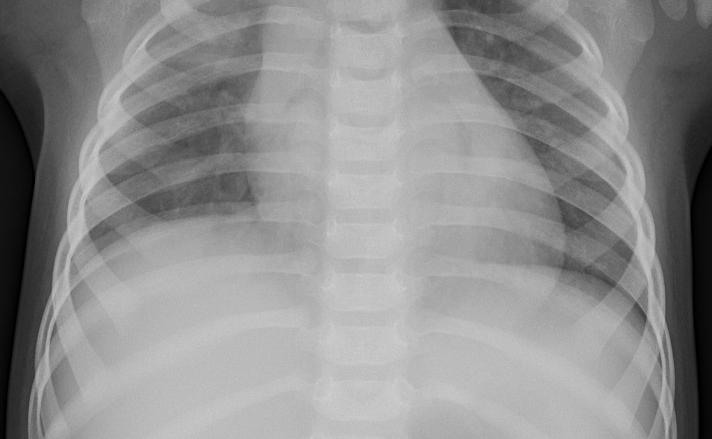
#> input picture imagenes/bacteria.jpeg, 712 x 439 px
$ python -i utils.py   (imports and definitions only)
#> lines starting #> are read from the running program, lines starting #| are printed output that depends on the picture
import numpy as np
import cv2

def pad_image(frame, goal):
  # Pad horizontal
  if frame.shape[1] < goal:
    pad = goal - frame.shape[1]
    pad1 = int(pad/2)
    pad2 = int(pad/2) + int(pad%2)
    frame =np.pad(frame, [[0,0],[pad1,pad2]], "constant", constant_values=[[0],[0]])
  # Pad vertical
  if frame.shape[0] < goal:
    pad = goal - frame.shape[0]
    pad1 = int(pad/2)
    pad2 = int(pad/2) + int(pad%2)
    frame =np.pad(frame, [[pad1,pad2],[0,0]], "constant", constant_values=[[0],[0]])
  return frame

def equalize(frame):
  clahe = cv2.createCLAHE(clipLimit=2, tileGridSize=(8,8))
  equalized = clahe.apply(frame)
  return equalized

def normalize(frame):
  frame = frame.astype(np.float32)/255
  return frame

def preprocess_image(frame):
    frame = equalize(frame)
    max_shape = max(frame.shape)
    frame = pad_image(frame, max_shape)
    frame = pad_image(frame, 1024)
    frame = normalize(frame)
    frame = cv2.resize(frame, (1024,1024))

    return frame

>>> import cv2
>>> picture = cv2.imread('../imagenes/bacteria.jpeg', cv2.IMREAD_GRAYSCALE)
#> picture is the input picture: shape (439, 712); min 0, max 206, mean 142.4
>>> result = preprocess_image(picture)
#> in equalize, `equalized = clahe.apply(frame)`:
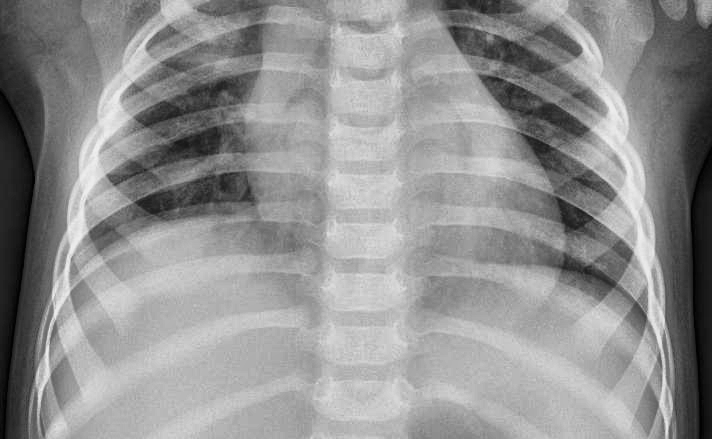
#> equalized: shape (439, 712); min 1, max 240, mean 144.5
#> in pad_image, `frame =np.pad(frame, [[pad1,pad2],[0,0]], "constant", constant_values=..`:
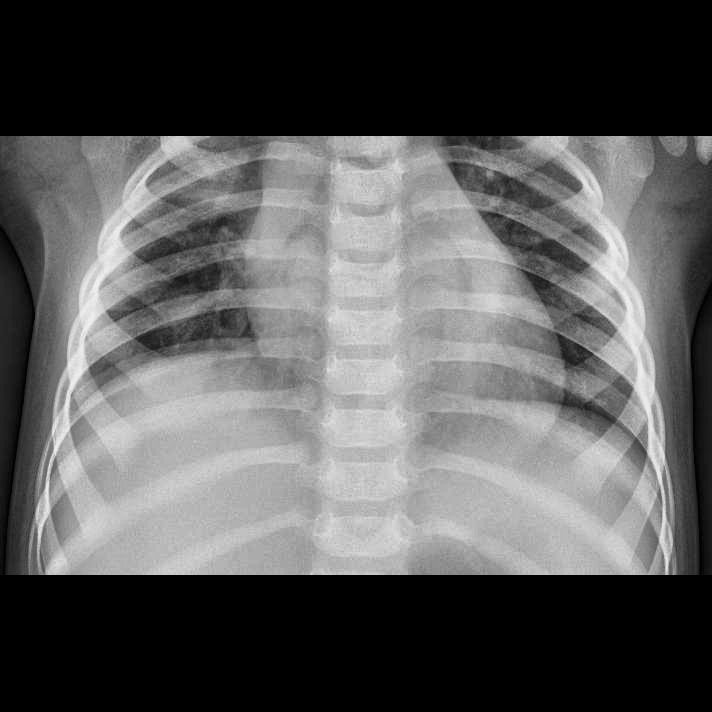
#> frame: shape (712, 712); min 0, max 240, mean 89.1
#> call 2 of pad_image, with goal = 1024
#> in pad_image (call 2), `frame =np.pad(frame, [[0,0],[pad1,pad2]], "constant", constant_values=..`:
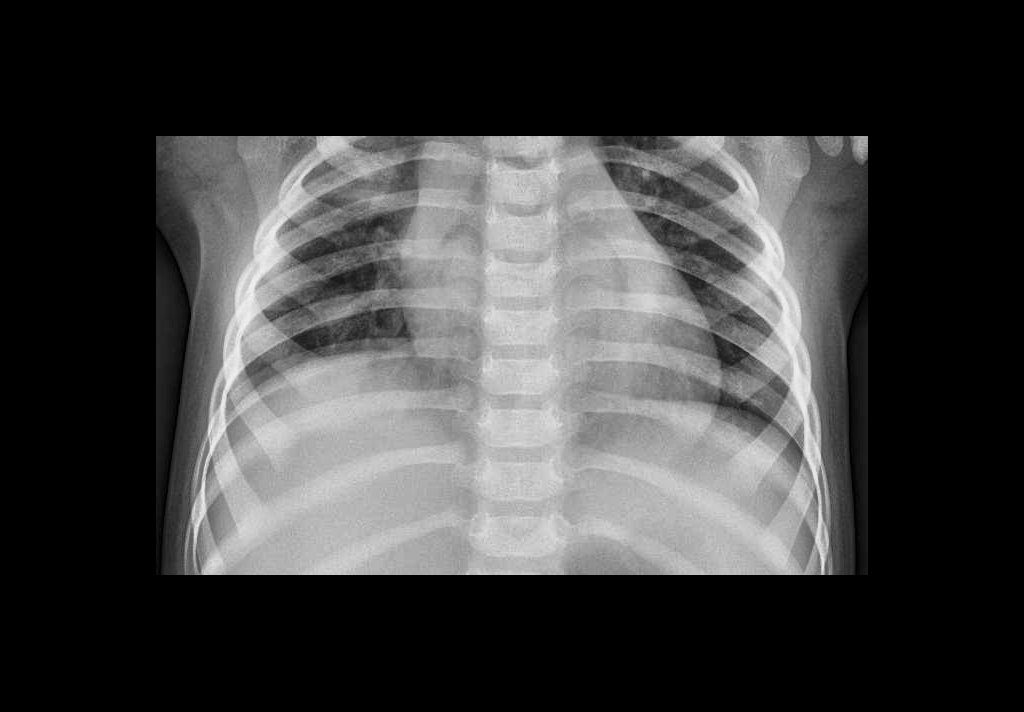
#> frame: shape (712, 1024); min 0, max 240, mean 62
#> in pad_image (call 2), `frame =np.pad(frame, [[pad1,pad2],[0,0]], "constant", constant_values=..`:
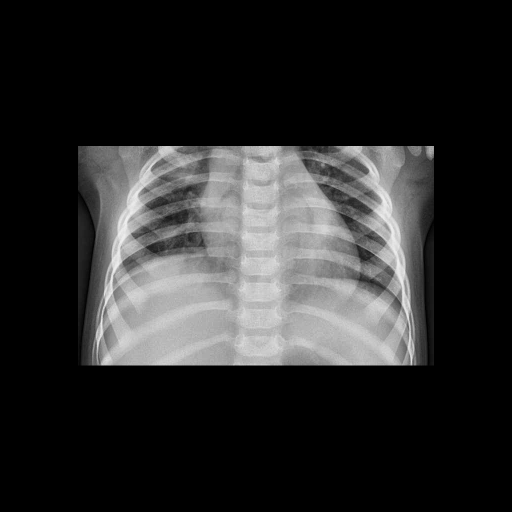
#> frame: shape (1024, 1024) (shown at 1/2 size); min 0, max 240, mean 43.1

$ run again, on imagenes/normal.jpeg
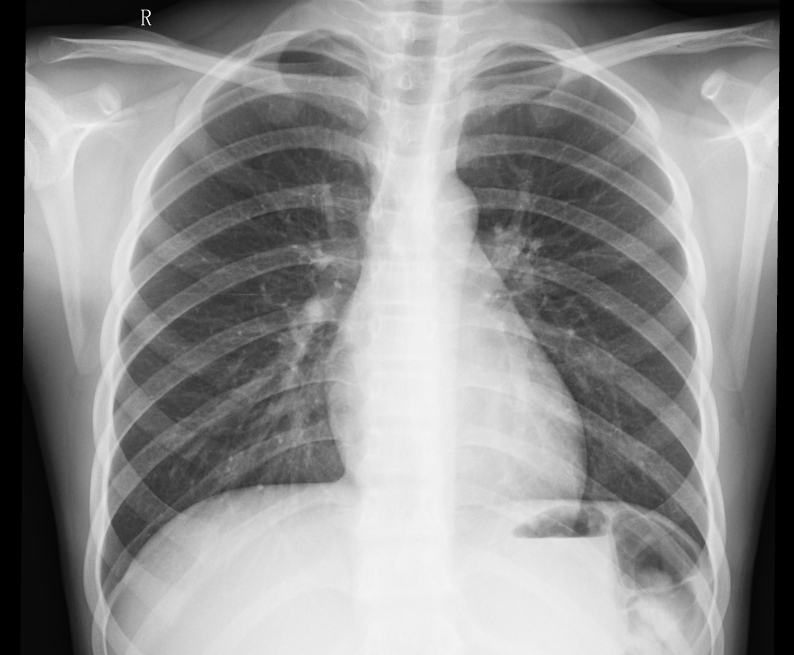
#> input picture imagenes/normal.jpeg, 2381 x 1965 px (shown at 1/3 size)
#> picture is the input picture: shape (1965, 2381); min 0, max 255, mean 143.4
#> in equalize, `equalized = clahe.apply(frame)`:
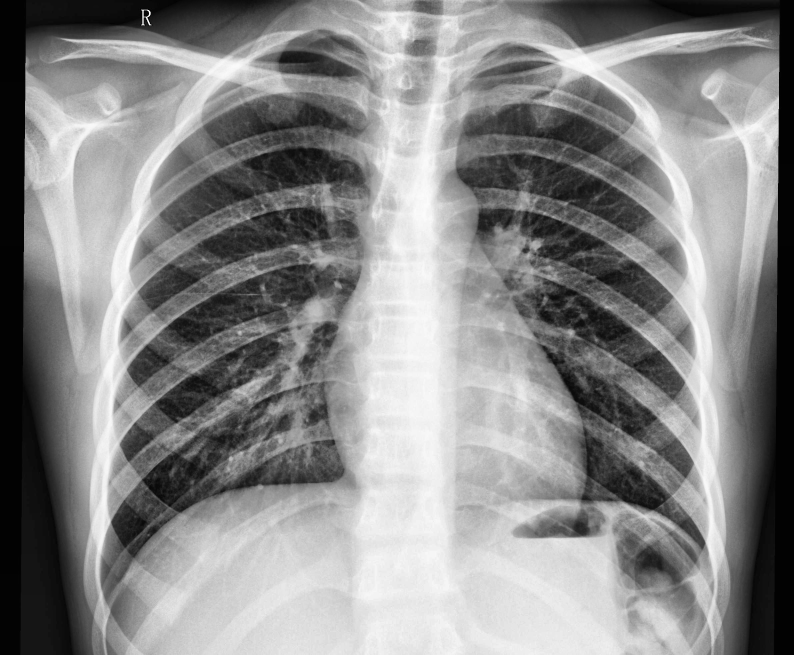
#> equalized: shape (1965, 2381) (shown at 1/3 size); min 1, max 255, mean 136.9
#> in pad_image, `frame =np.pad(frame, [[pad1,pad2],[0,0]], "constant", constant_values=..`:
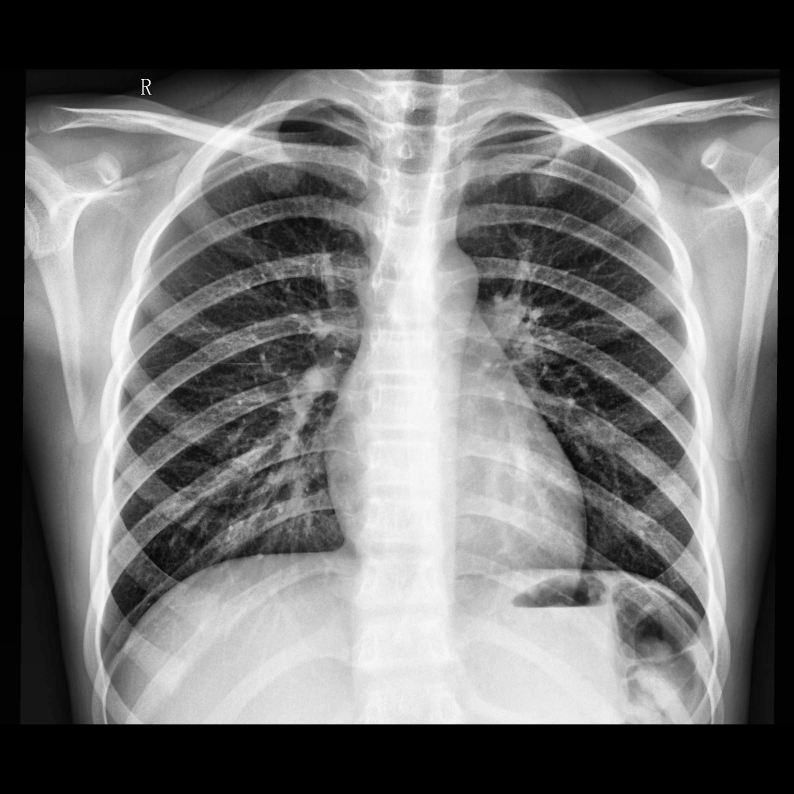
#> frame: shape (2381, 2381) (shown at 1/3 size); min 0, max 255, mean 113

$ run again, on imagenes/virus.jpeg
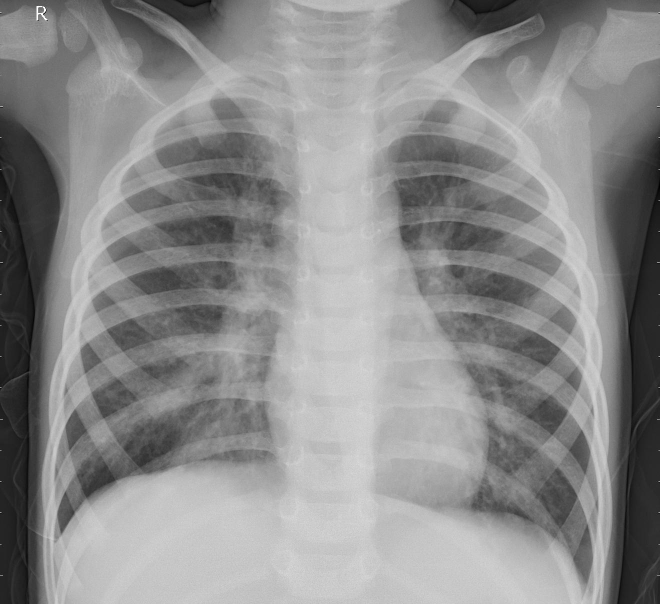
#> input picture imagenes/virus.jpeg, 1320 x 1208 px (shown at 1/2 size)
#> picture is the input picture: shape (1208, 1320); min 0, max 255, mean 139.8
#> in equalize, `equalized = clahe.apply(frame)`:
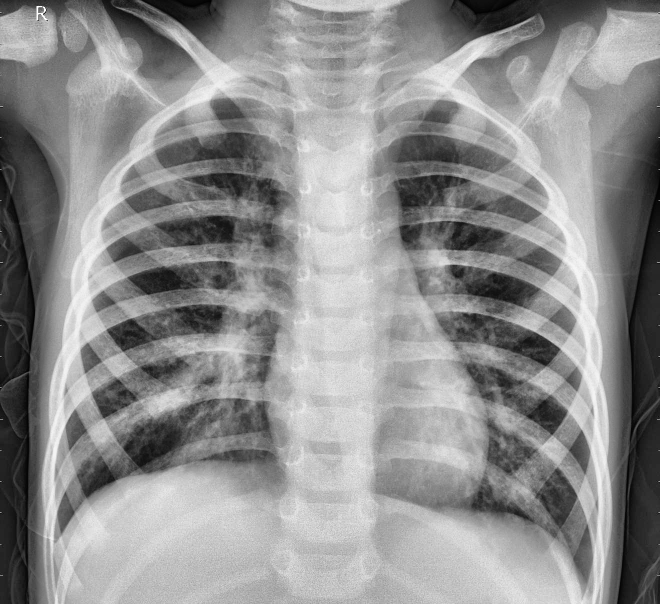
#> equalized: shape (1208, 1320) (shown at 1/2 size); min 0, max 255, mean 142.1
#> in pad_image, `frame =np.pad(frame, [[pad1,pad2],[0,0]], "constant", constant_values=..`:
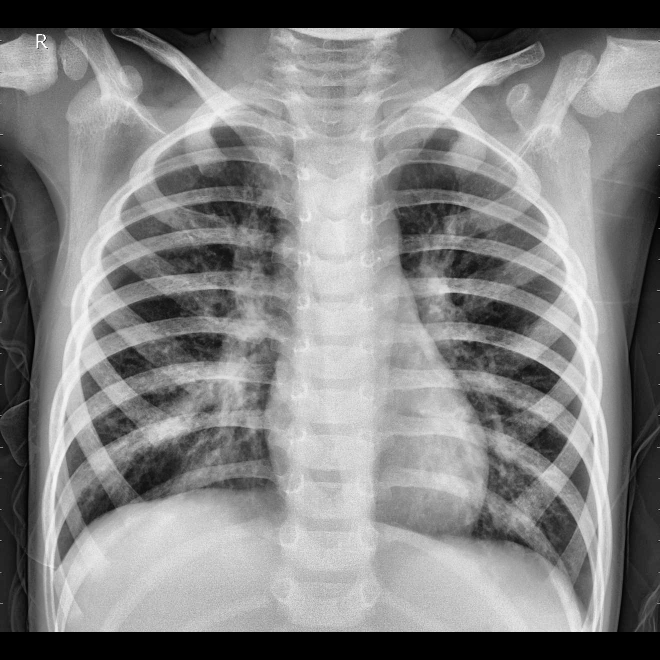
#> frame: shape (1320, 1320) (shown at 1/2 size); min 0, max 255, mean 130.1
